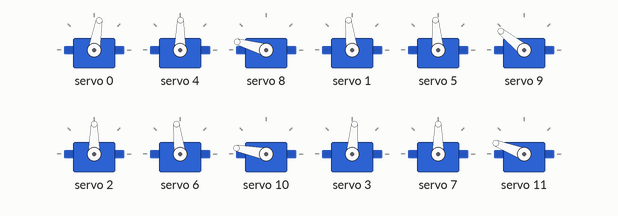
The sketch below on a simulated Arduino Uno, built with avr-gcc and run on an emulated ATmega328P. Parts: 12 × servo. What the sketch prints to the serial monitor is not drawn.

Above: at 0.1 s.
At 4.1 s:
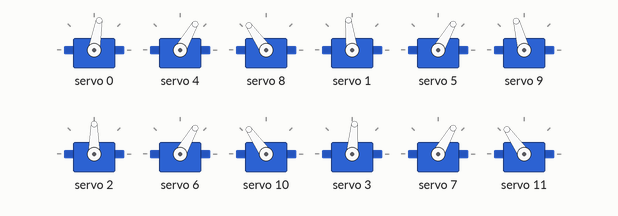
At 8.52 s:
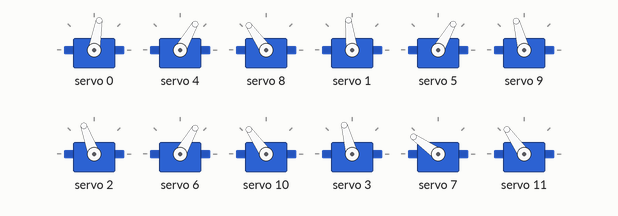
At 12.95 s:
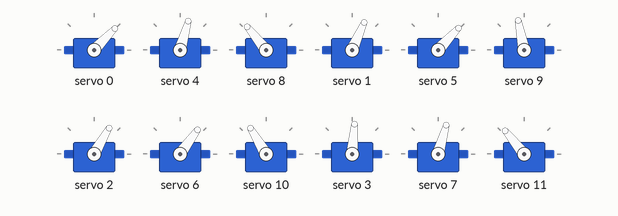
At 22.01 s:
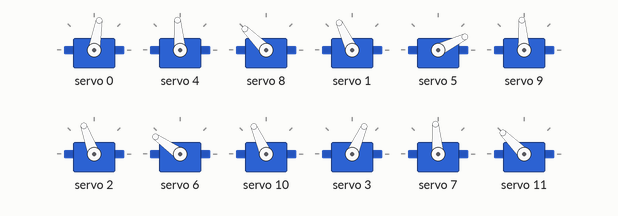
At 39.74 s:
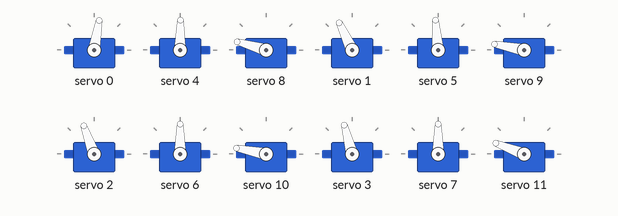
Timing chart, 0 to 40.0 s (numbered marks = the images above):
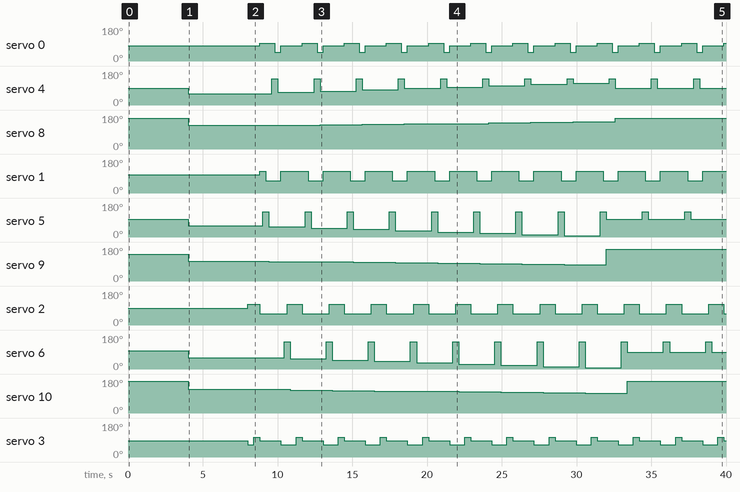

The sketch:

Worked_task_1.ino
```cpp
#include <Wire.h>
#include <Adafruit_PWMServoDriver.h>

Adafruit_PWMServoDriver Ada = Adafruit_PWMServoDriver();

#define servoMAX 600
#define servoMIN 150

unsigned long previousMillis = 0;

void nonBlockingDelay(int interval) {
  unsigned long currentMillis = millis();
  if (currentMillis - previousMillis >= interval) {
    // Reset the timer
    previousMillis = currentMillis;
  }
}

void stand_instanly() {
  setPos(0, 75);
  nonBlockingDelay(500);
  setPos(4, 84);
  nonBlockingDelay(500);
  setPos(8, 160);
  nonBlockingDelay(500);
  setPos(1, 92);
  nonBlockingDelay(500);
  setPos(5, 90);
  nonBlockingDelay(500);
  setPos(9, 137);
  nonBlockingDelay(500);
  setPos(2, 85);
  nonBlockingDelay(500);
  setPos(6, 92);
  nonBlockingDelay(500);
  setPos(10, 165);
  nonBlockingDelay(500);
  setPos(3, 80);
  nonBlockingDelay(500);
  setPos(7, 85);
  nonBlockingDelay(500);
  setPos(11, 155);
  nonBlockingDelay(500);
  Serial.println("Stand up: complete");
}

inline void setPos(int servo,int angle) {
    // Map angle to pulse width (0,180) --> (150,600)
    int pulseWidth = map(angle, 0, 180, servoMIN, servoMAX);

    // Set the on and off times for the PCA9685
    Ada.setPWM(servo, 0, pulseWidth);
}

void creepwalk_up(int i,int r){
  //prep
  setPos(2, 105);
  setPos(3, 60);
  delay(200);
  //walking leg 4
  setPos(7,140);
  delay(200);
  setPos(3,100);
  delay(200);
  setPos(7, 55+i);
  setPos(11, 120+r);
  delay(200);
  setPos(3, 80);
  setPos(0, 90);
  setPos(1, 110);
  setPos(2, 55);
  delay(200);
  //walking leg2
  setPos(5, 130);
  delay(200);
  setPos(1 ,60);
  delay(200);
  setPos(5, 55-i);
  setPos(9, 100-r);
  delay(200);
  //walking leg1
  setPos(4, 135);
  delay(200);
  setPos(0, 40);
  delay(200);
  setPos(4, 55+i);
  setPos(8, 120+r);
  delay(200);
  setPos(0, 75);
  setPos(3, 60);
  setPos(1, 110);
  delay(200);
  //Preprep
  setPos(6, 140);
  delay(200);
  setPos(2, 105);
  delay(200);
  setPos(6, 55-i);
  setPos(10, 120-r-2);
}
void creepwalk_down(){
  //prep
  setPos(2, 105);
  setPos(3, 60);
  delay(200);
  //walking leg 4
  setPos(7,140);
  delay(200);
  setPos(3,100);
  delay(200);
  setPos(7, 85);
  setPos(11, 155);
  delay(200);
  setPos(3, 80);
  setPos(0, 90);
  setPos(1, 110);
  setPos(2, 55);
  delay(200);
  //walking leg2
  setPos(5, 130);
  delay(200);
  setPos(1 ,60);
  delay(200);
  setPos(5, 90);
  setPos(9, 165);
  delay(200);
  //walking leg1
  setPos(4, 135);
  delay(200);
  setPos(0, 40);
  delay(200);
  setPos(4, 84);
  setPos(8, 160);
  delay(200);
  setPos(0, 75);
  setPos(3, 60);
  setPos(1, 110);
  delay(200);
  //Preprep
  setPos(6, 140);
  delay(200);
  setPos(2, 105);
  delay(200);
  setPos(6, 85);
  setPos(10, 165);
}

int i = 0;
int n = 0;

void buff(){
  setPos(4, 55);
  setPos(5, 55);
  setPos(6, 55);
  setPos(7, 55);
  setPos(8, 120);
  setPos(9, 100);
  setPos(10, 120);
  setPos(11, 120);
}

void setup() {
  Serial.begin(9600);
  Ada.begin();
  Ada.setPWMFreq(60);
  stand_instanly();
  delay(4000);
  buff();
  delay(4000);
}

void loop() {
  while(i <= 50){
     i+=7;
     int r = round(static_cast<int>((static_cast<double>(i) / 180.0) * 5.95 * 180 / 17.514));


    Serial.println("I value :");
    Serial.print(i);
    Serial.println(" R value :");
    Serial.print(r);
    creepwalk_up(i,r);
  }
  while(n <= 20){
    creepwalk_down();
    n++;
  }


  if (Serial.available() > 0) {
    // Read the integers from serial
    int serNum = Serial.parseInt();

    // Check if there's a space before reading the second integer
    if (Serial.read() == ' ') {
      int degVal = Serial.parseInt();

    Serial.print(serNum);
    Serial.print(' ');
    Serial.println(degVal);

      // Perform tasks based on the received integers
      switch (serNum) {
        case 16:
          stand_instanly();
          break;

        default:
          // Code to handle invalid or unrecognized values of the first integer
          setPos(serNum, degVal);
          break;

      }
    }
  }
}
```

Measured:
- by itself, servo 0: repeats every 2.8 s: 46° 0.40 s, 80° 1.4 s, 95° 1.0 s
- by itself, servo 8: 164° → 125° at 4.0 s, → 127° 6.0 s later, → 129° 2.8 s later, → 132° 2.8 s later, … (10 changes in this stretch)
- by itself, servo 1: repeats every 2.8 s: 66° 1.0 s, 115° 1.8 s
- by itself, servo 9: 141° → 105° at 4.0 s, → 103° 5.4 s later, → 101° 2.8 s later, → 98° 2.8 s later, … (10 changes in this stretch)
- by itself, servo 2: repeats every 2.8 s: 60° 1.8 s, 110° 1.0 s
